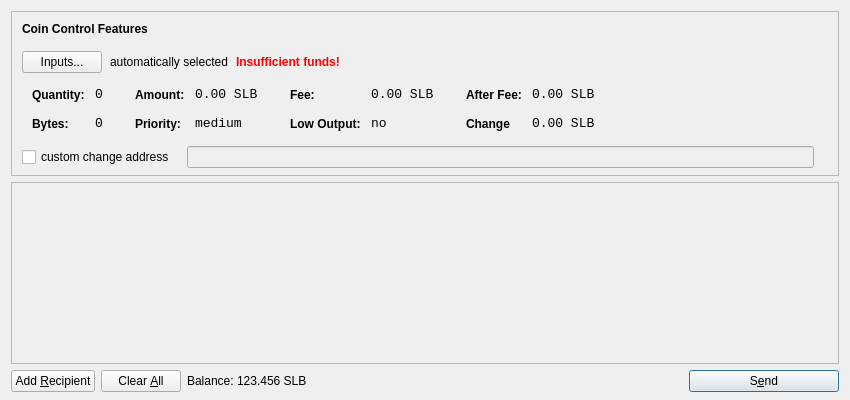
<?xml version="1.0" encoding="UTF-8"?>
<ui version="4.0">
 <class>SendCoinsDialog</class>
 <widget class="QDialog" name="SendCoinsDialog">
  <property name="geometry">
   <rect>
    <x>0</x>
    <y>0</y>
    <width>850</width>
    <height>400</height>
   </rect>
  </property>
  <property name="windowTitle">
   <string>Send Coins</string>
  </property>
  <layout class="QVBoxLayout" name="verticalLayout" stretch="0,1,0">
   <property name="bottomMargin">
    <number>8</number>
   </property>
   <item>
    <widget class="QFrame" name="frameCoinControl">
     <property name="sizePolicy">
      <sizepolicy hsizetype="Expanding" vsizetype="Expanding">
       <horstretch>0</horstretch>
       <verstretch>0</verstretch>
      </sizepolicy>
     </property>
     <property name="maximumSize">
      <size>
       <width>16777215</width>
       <height>16777215</height>
      </size>
     </property>
     <property name="frameShape">
      <enum>QFrame::StyledPanel</enum>
     </property>
     <property name="frameShadow">
      <enum>QFrame::Sunken</enum>
     </property>
     <layout class="QVBoxLayout" name="verticalLayoutCoinControl2">
      <property name="spacing">
       <number>-1</number>
      </property>
      <property name="leftMargin">
       <number>0</number>
      </property>
      <property name="topMargin">
       <number>0</number>
      </property>
      <property name="rightMargin">
       <number>0</number>
      </property>
      <property name="bottomMargin">
       <number>6</number>
      </property>
      <item>
       <layout class="QVBoxLayout" name="verticalLayoutCoinControl" stretch="0,0,0,0,1">
        <property name="spacing">
         <number>0</number>
        </property>
        <property name="leftMargin">
         <number>10</number>
        </property>
        <property name="topMargin">
         <number>10</number>
        </property>
        <item>
         <layout class="QHBoxLayout" name="horizontalLayoutCoinControl1">
          <property name="bottomMargin">
           <number>15</number>
          </property>
          <item>
           <widget class="QLabel" name="labelCoinControlFeatures">
            <property name="sizePolicy">
             <sizepolicy hsizetype="Preferred" vsizetype="Maximum">
              <horstretch>0</horstretch>
              <verstretch>0</verstretch>
             </sizepolicy>
            </property>
            <property name="font">
             <font>
              <weight>75</weight>
              <bold>true</bold>
             </font>
            </property>
            <property name="styleSheet">
             <string notr="true">font-weight:bold;</string>
            </property>
            <property name="text">
             <string>Coin Control Features</string>
            </property>
           </widget>
          </item>
         </layout>
        </item>
        <item>
         <layout class="QHBoxLayout" name="horizontalLayoutCoinControl2" stretch="0,0,0,0">
          <property name="spacing">
           <number>8</number>
          </property>
          <property name="bottomMargin">
           <number>10</number>
          </property>
          <item>
           <widget class="QPushButton" name="pushButtonCoinControl">
            <property name="styleSheet">
             <string notr="true"/>
            </property>
            <property name="text">
             <string>Inputs...</string>
            </property>
           </widget>
          </item>
          <item>
           <widget class="QLabel" name="labelCoinControlAutomaticallySelected">
            <property name="text">
             <string>automatically selected</string>
            </property>
            <property name="margin">
             <number>5</number>
            </property>
           </widget>
          </item>
          <item>
           <widget class="QLabel" name="labelCoinControlInsuffFunds">
            <property name="font">
             <font>
              <weight>75</weight>
              <bold>true</bold>
             </font>
            </property>
            <property name="styleSheet">
             <string notr="true">color:red;font-weight:bold;</string>
            </property>
            <property name="text">
             <string>Insufficient funds!</string>
            </property>
            <property name="margin">
             <number>5</number>
            </property>
           </widget>
          </item>
          <item>
           <spacer name="horizontalSpacerCoinControl">
            <property name="orientation">
             <enum>Qt::Horizontal</enum>
            </property>
            <property name="sizeHint" stdset="0">
             <size>
              <width>40</width>
              <height>1</height>
             </size>
            </property>
           </spacer>
          </item>
         </layout>
        </item>
        <item>
         <widget class="QWidget" name="widgetCoinControl" native="true">
          <property name="sizePolicy">
           <sizepolicy hsizetype="Preferred" vsizetype="Preferred">
            <horstretch>0</horstretch>
            <verstretch>0</verstretch>
           </sizepolicy>
          </property>
          <property name="minimumSize">
           <size>
            <width>0</width>
            <height>0</height>
           </size>
          </property>
          <property name="styleSheet">
           <string notr="true"/>
          </property>
          <layout class="QHBoxLayout" name="horizontalLayoutCoinControl5">
           <property name="margin">
            <number>0</number>
           </property>
           <item>
            <layout class="QHBoxLayout" name="horizontalLayoutCoinControl3" stretch="0,0,0,1">
             <property name="spacing">
              <number>20</number>
             </property>
             <property name="topMargin">
              <number>0</number>
             </property>
             <property name="bottomMargin">
              <number>10</number>
             </property>
             <item>
              <layout class="QFormLayout" name="formLayoutCoinControl1">
               <property name="horizontalSpacing">
                <number>10</number>
               </property>
               <property name="verticalSpacing">
                <number>14</number>
               </property>
               <property name="leftMargin">
                <number>10</number>
               </property>
               <property name="topMargin">
                <number>4</number>
               </property>
               <property name="rightMargin">
                <number>6</number>
               </property>
               <item row="0" column="0">
                <widget class="QLabel" name="labelCoinControlQuantityText">
                 <property name="styleSheet">
                  <string notr="true">font-weight:bold;</string>
                 </property>
                 <property name="text">
                  <string>Quantity:</string>
                 </property>
                 <property name="margin">
                  <number>0</number>
                 </property>
                </widget>
               </item>
               <item row="0" column="1">
                <widget class="QLabel" name="labelCoinControlQuantity">
                 <property name="font">
                  <font>
                   <family>Monospace</family>
                   <pointsize>10</pointsize>
                  </font>
                 </property>
                 <property name="cursor">
                  <cursorShape>IBeamCursor</cursorShape>
                 </property>
                 <property name="contextMenuPolicy">
                  <enum>Qt::ActionsContextMenu</enum>
                 </property>
                 <property name="text">
                  <string>0</string>
                 </property>
                 <property name="margin">
                  <number>0</number>
                 </property>
                 <property name="textInteractionFlags">
                  <set>Qt::LinksAccessibleByMouse|Qt::TextSelectableByKeyboard|Qt::TextSelectableByMouse</set>
                 </property>
                </widget>
               </item>
               <item row="1" column="0">
                <widget class="QLabel" name="labelCoinControlBytesText">
                 <property name="styleSheet">
                  <string notr="true">font-weight:bold;</string>
                 </property>
                 <property name="text">
                  <string>Bytes:</string>
                 </property>
                </widget>
               </item>
               <item row="1" column="1">
                <widget class="QLabel" name="labelCoinControlBytes">
                 <property name="font">
                  <font>
                   <family>Monospace</family>
                   <pointsize>10</pointsize>
                  </font>
                 </property>
                 <property name="cursor">
                  <cursorShape>IBeamCursor</cursorShape>
                 </property>
                 <property name="contextMenuPolicy">
                  <enum>Qt::ActionsContextMenu</enum>
                 </property>
                 <property name="text">
                  <string>0</string>
                 </property>
                 <property name="textInteractionFlags">
                  <set>Qt::LinksAccessibleByMouse|Qt::TextSelectableByKeyboard|Qt::TextSelectableByMouse</set>
                 </property>
                </widget>
               </item>
              </layout>
             </item>
             <item>
              <layout class="QFormLayout" name="formLayoutCoinControl2">
               <property name="horizontalSpacing">
                <number>10</number>
               </property>
               <property name="verticalSpacing">
                <number>14</number>
               </property>
               <property name="leftMargin">
                <number>6</number>
               </property>
               <property name="topMargin">
                <number>4</number>
               </property>
               <property name="rightMargin">
                <number>6</number>
               </property>
               <item row="0" column="0">
                <widget class="QLabel" name="labelCoinControlAmountText">
                 <property name="styleSheet">
                  <string notr="true">font-weight:bold;</string>
                 </property>
                 <property name="text">
                  <string>Amount:</string>
                 </property>
                 <property name="margin">
                  <number>0</number>
                 </property>
                </widget>
               </item>
               <item row="0" column="1">
                <widget class="QLabel" name="labelCoinControlAmount">
                 <property name="font">
                  <font>
                   <family>Monospace</family>
                   <pointsize>10</pointsize>
                  </font>
                 </property>
                 <property name="cursor">
                  <cursorShape>IBeamCursor</cursorShape>
                 </property>
                 <property name="contextMenuPolicy">
                  <enum>Qt::ActionsContextMenu</enum>
                 </property>
                 <property name="text">
                  <string>0.00 SLB</string>
                 </property>
                 <property name="textInteractionFlags">
                  <set>Qt::LinksAccessibleByMouse|Qt::TextSelectableByKeyboard|Qt::TextSelectableByMouse</set>
                 </property>
                </widget>
               </item>
               <item row="1" column="0">
                <widget class="QLabel" name="labelCoinControlPriorityText">
                 <property name="styleSheet">
                  <string notr="true">font-weight:bold;</string>
                 </property>
                 <property name="text">
                  <string>Priority:</string>
                 </property>
                </widget>
               </item>
               <item row="1" column="1">
                <widget class="QLabel" name="labelCoinControlPriority">
                 <property name="font">
                  <font>
                   <family>Monospace</family>
                   <pointsize>10</pointsize>
                  </font>
                 </property>
                 <property name="cursor">
                  <cursorShape>IBeamCursor</cursorShape>
                 </property>
                 <property name="contextMenuPolicy">
                  <enum>Qt::ActionsContextMenu</enum>
                 </property>
                 <property name="text">
                  <string>medium</string>
                 </property>
                 <property name="textInteractionFlags">
                  <set>Qt::LinksAccessibleByMouse|Qt::TextSelectableByKeyboard|Qt::TextSelectableByMouse</set>
                 </property>
                </widget>
               </item>
              </layout>
             </item>
             <item>
              <layout class="QFormLayout" name="formLayoutCoinControl3">
               <property name="horizontalSpacing">
                <number>10</number>
               </property>
               <property name="verticalSpacing">
                <number>14</number>
               </property>
               <property name="leftMargin">
                <number>6</number>
               </property>
               <property name="topMargin">
                <number>4</number>
               </property>
               <property name="rightMargin">
                <number>6</number>
               </property>
               <item row="0" column="0">
                <widget class="QLabel" name="labelCoinControlFeeText">
                 <property name="styleSheet">
                  <string notr="true">font-weight:bold;</string>
                 </property>
                 <property name="text">
                  <string>Fee:</string>
                 </property>
                 <property name="margin">
                  <number>0</number>
                 </property>
                </widget>
               </item>
               <item row="0" column="1">
                <widget class="QLabel" name="labelCoinControlFee">
                 <property name="font">
                  <font>
                   <family>Monospace</family>
                   <pointsize>10</pointsize>
                  </font>
                 </property>
                 <property name="cursor">
                  <cursorShape>IBeamCursor</cursorShape>
                 </property>
                 <property name="contextMenuPolicy">
                  <enum>Qt::ActionsContextMenu</enum>
                 </property>
                 <property name="text">
                  <string>0.00 SLB</string>
                 </property>
                 <property name="textInteractionFlags">
                  <set>Qt::LinksAccessibleByMouse|Qt::TextSelectableByKeyboard|Qt::TextSelectableByMouse</set>
                 </property>
                </widget>
               </item>
               <item row="1" column="0">
                <widget class="QLabel" name="labelCoinControlLowOutputText">
                 <property name="styleSheet">
                  <string notr="true">font-weight:bold;</string>
                 </property>
                 <property name="text">
                  <string>Low Output:</string>
                 </property>
                </widget>
               </item>
               <item row="1" column="1">
                <widget class="QLabel" name="labelCoinControlLowOutput">
                 <property name="font">
                  <font>
                   <family>Monospace</family>
                   <pointsize>10</pointsize>
                  </font>
                 </property>
                 <property name="cursor">
                  <cursorShape>IBeamCursor</cursorShape>
                 </property>
                 <property name="contextMenuPolicy">
                  <enum>Qt::ActionsContextMenu</enum>
                 </property>
                 <property name="text">
                  <string>no</string>
                 </property>
                 <property name="textInteractionFlags">
                  <set>Qt::LinksAccessibleByMouse|Qt::TextSelectableByKeyboard|Qt::TextSelectableByMouse</set>
                 </property>
                </widget>
               </item>
              </layout>
             </item>
             <item>
              <layout class="QFormLayout" name="formLayoutCoinControl4">
               <property name="horizontalSpacing">
                <number>10</number>
               </property>
               <property name="verticalSpacing">
                <number>14</number>
               </property>
               <property name="leftMargin">
                <number>6</number>
               </property>
               <property name="topMargin">
                <number>4</number>
               </property>
               <property name="rightMargin">
                <number>6</number>
               </property>
               <item row="0" column="0">
                <widget class="QLabel" name="labelCoinControlAfterFeeText">
                 <property name="styleSheet">
                  <string notr="true">font-weight:bold;</string>
                 </property>
                 <property name="text">
                  <string>After Fee:</string>
                 </property>
                 <property name="margin">
                  <number>0</number>
                 </property>
                </widget>
               </item>
               <item row="0" column="1">
                <widget class="QLabel" name="labelCoinControlAfterFee">
                 <property name="font">
                  <font>
                   <family>Monospace</family>
                   <pointsize>10</pointsize>
                  </font>
                 </property>
                 <property name="cursor">
                  <cursorShape>IBeamCursor</cursorShape>
                 </property>
                 <property name="contextMenuPolicy">
                  <enum>Qt::ActionsContextMenu</enum>
                 </property>
                 <property name="text">
                  <string>0.00 SLB</string>
                 </property>
                 <property name="textInteractionFlags">
                  <set>Qt::LinksAccessibleByMouse|Qt::TextSelectableByKeyboard|Qt::TextSelectableByMouse</set>
                 </property>
                </widget>
               </item>
               <item row="1" column="0">
                <widget class="QLabel" name="labelCoinControlChangeText">
                 <property name="styleSheet">
                  <string notr="true">font-weight:bold;</string>
                 </property>
                 <property name="text">
                  <string>Change</string>
                 </property>
                </widget>
               </item>
               <item row="1" column="1">
                <widget class="QLabel" name="labelCoinControlChange">
                 <property name="font">
                  <font>
                   <family>Monospace</family>
                   <pointsize>10</pointsize>
                  </font>
                 </property>
                 <property name="cursor">
                  <cursorShape>IBeamCursor</cursorShape>
                 </property>
                 <property name="contextMenuPolicy">
                  <enum>Qt::ActionsContextMenu</enum>
                 </property>
                 <property name="text">
                  <string>0.00 SLB</string>
                 </property>
                 <property name="textInteractionFlags">
                  <set>Qt::LinksAccessibleByMouse|Qt::TextSelectableByKeyboard|Qt::TextSelectableByMouse</set>
                 </property>
                </widget>
               </item>
              </layout>
             </item>
            </layout>
           </item>
          </layout>
         </widget>
        </item>
        <item>
         <layout class="QHBoxLayout" name="horizontalLayoutCoinControl4" stretch="0,0,0">
          <property name="spacing">
           <number>12</number>
          </property>
          <property name="sizeConstraint">
           <enum>QLayout::SetDefaultConstraint</enum>
          </property>
          <property name="topMargin">
           <number>5</number>
          </property>
          <property name="rightMargin">
           <number>5</number>
          </property>
          <item>
           <widget class="QCheckBox" name="checkBoxCoinControlChange">
            <property name="text">
             <string>custom change address</string>
            </property>
           </widget>
          </item>
          <item>
           <widget class="QLineEdit" name="lineEditCoinControlChange">
            <property name="enabled">
             <bool>false</bool>
            </property>
            <property name="sizePolicy">
             <sizepolicy hsizetype="Expanding" vsizetype="Fixed">
              <horstretch>0</horstretch>
              <verstretch>0</verstretch>
             </sizepolicy>
            </property>
           </widget>
          </item>
          <item>
           <widget class="QLabel" name="labelCoinControlChangeLabel">
            <property name="sizePolicy">
             <sizepolicy hsizetype="Preferred" vsizetype="Expanding">
              <horstretch>0</horstretch>
              <verstretch>0</verstretch>
             </sizepolicy>
            </property>
            <property name="minimumSize">
             <size>
              <width>0</width>
              <height>0</height>
             </size>
            </property>
            <property name="text">
             <string/>
            </property>
            <property name="margin">
             <number>3</number>
            </property>
           </widget>
          </item>
         </layout>
        </item>
        <item>
         <spacer name="verticalSpacerCoinControl">
          <property name="orientation">
           <enum>Qt::Vertical</enum>
          </property>
          <property name="sizeHint" stdset="0">
           <size>
            <width>800</width>
            <height>1</height>
           </size>
          </property>
         </spacer>
        </item>
       </layout>
      </item>
     </layout>
    </widget>
   </item>
   <item>
    <widget class="QScrollArea" name="scrollArea">
     <property name="widgetResizable">
      <bool>true</bool>
     </property>
     <widget class="QWidget" name="scrollAreaWidgetContents">
      <property name="geometry">
       <rect>
        <x>0</x>
        <y>0</y>
        <width>830</width>
        <height>165</height>
       </rect>
      </property>
      <layout class="QVBoxLayout" name="verticalLayout_2">
       <property name="margin">
        <number>0</number>
       </property>
       <item>
        <layout class="QVBoxLayout" name="entries">
         <property name="spacing">
          <number>6</number>
         </property>
        </layout>
       </item>
       <item>
        <spacer name="verticalSpacer">
         <property name="orientation">
          <enum>Qt::Vertical</enum>
         </property>
         <property name="sizeHint" stdset="0">
          <size>
           <width>20</width>
           <height>40</height>
          </size>
         </property>
        </spacer>
       </item>
      </layout>
     </widget>
    </widget>
   </item>
   <item>
    <layout class="QHBoxLayout" name="horizontalLayout">
     <item>
      <widget class="QPushButton" name="addButton">
       <property name="toolTip">
        <string>Send to multiple recipients at once</string>
       </property>
       <property name="text">
        <string>Add &amp;Recipient</string>
       </property>
       <property name="icon">
        <iconset resource="../bitcoin.qrc">
         <normaloff>:/icons/add</normaloff>:/icons/add</iconset>
       </property>
       <property name="autoDefault">
        <bool>false</bool>
       </property>
      </widget>
     </item>
     <item>
      <widget class="QPushButton" name="clearButton">
       <property name="sizePolicy">
        <sizepolicy hsizetype="Minimum" vsizetype="Fixed">
         <horstretch>0</horstretch>
         <verstretch>0</verstretch>
        </sizepolicy>
       </property>
       <property name="toolTip">
        <string>Remove all transaction fields</string>
       </property>
       <property name="text">
        <string>Clear &amp;All</string>
       </property>
       <property name="icon">
        <iconset resource="../bitcoin.qrc">
         <normaloff>:/icons/remove</normaloff>:/icons/remove</iconset>
       </property>
       <property name="autoRepeatDelay">
        <number>300</number>
       </property>
       <property name="autoDefault">
        <bool>false</bool>
       </property>
      </widget>
     </item>
     <item>
      <layout class="QHBoxLayout" name="horizontalLayout_2">
       <property name="spacing">
        <number>3</number>
       </property>
       <item>
        <widget class="QLabel" name="label">
         <property name="sizePolicy">
          <sizepolicy hsizetype="Preferred" vsizetype="Fixed">
           <horstretch>0</horstretch>
           <verstretch>0</verstretch>
          </sizepolicy>
         </property>
         <property name="text">
          <string>Balance:</string>
         </property>
        </widget>
       </item>
       <item>
        <widget class="QLabel" name="labelBalance">
         <property name="sizePolicy">
          <sizepolicy hsizetype="Preferred" vsizetype="Fixed">
           <horstretch>0</horstretch>
           <verstretch>0</verstretch>
          </sizepolicy>
         </property>
         <property name="cursor">
          <cursorShape>IBeamCursor</cursorShape>
         </property>
         <property name="text">
          <string>123.456 SLB</string>
         </property>
         <property name="textInteractionFlags">
          <set>Qt::LinksAccessibleByMouse|Qt::TextSelectableByKeyboard|Qt::TextSelectableByMouse</set>
         </property>
        </widget>
       </item>
      </layout>
     </item>
     <item>
      <spacer name="horizontalSpacer">
       <property name="orientation">
        <enum>Qt::Horizontal</enum>
       </property>
       <property name="sizeHint" stdset="0">
        <size>
         <width>40</width>
         <height>20</height>
        </size>
       </property>
      </spacer>
     </item>
     <item>
      <widget class="QPushButton" name="sendButton">
       <property name="minimumSize">
        <size>
         <width>150</width>
         <height>0</height>
        </size>
       </property>
       <property name="toolTip">
        <string>Confirm the send action</string>
       </property>
       <property name="text">
        <string>S&amp;end</string>
       </property>
       <property name="icon">
        <iconset resource="../bitcoin.qrc">
         <normaloff>:/icons/send</normaloff>:/icons/send</iconset>
       </property>
       <property name="default">
        <bool>true</bool>
       </property>
      </widget>
     </item>
    </layout>
   </item>
  </layout>
 </widget>
 <resources>
  <include location="../bitcoin.qrc"/>
 </resources>
 <connections/>
</ui>
